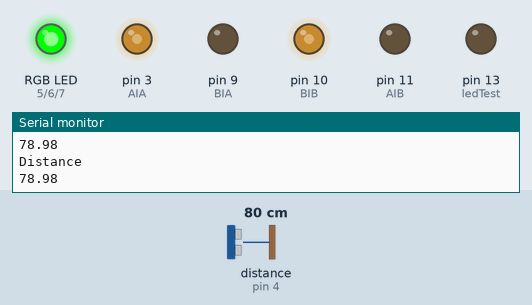
The sketch below on a simulated Arduino Uno, built with avr-gcc and run on an emulated ATmega328P. Shown: an RGB LED mixed from three pins (HIGH = lit), output pins drawn as LEDs (lit = HIGH), the last lines printed to the serial monitor. Wiring (inferred from the names in the program): ultrasonic range finder: trigger pin 2; echo pin 4. The inputs (shaded band) are chosen by the test bench; at power-on: distance to the obstacle (sensor on pin 4) 80 cm. The echo pulse lasts 58.3 µs per cm; pins used as bus, display or sensor lines are not drawn.

Above: at 4.2 s.
4.3 s: distance to the obstacle (sensor on pin 4) set to 33 cm
5.8 s: distance to the obstacle (sensor on pin 4) set to 27 cm
At 7.1 s:
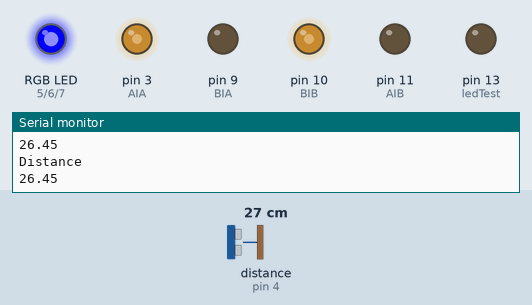
7.5 s: distance to the obstacle (sensor on pin 4) set to 22 cm
9.0 s: distance to the obstacle (sensor on pin 4) set to 18 cm
At 9.9 s:
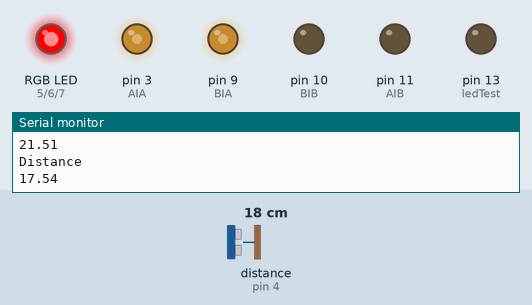
Timing chart, 0 to 11.5 s (numbered marks = the images above; inputs shaded):
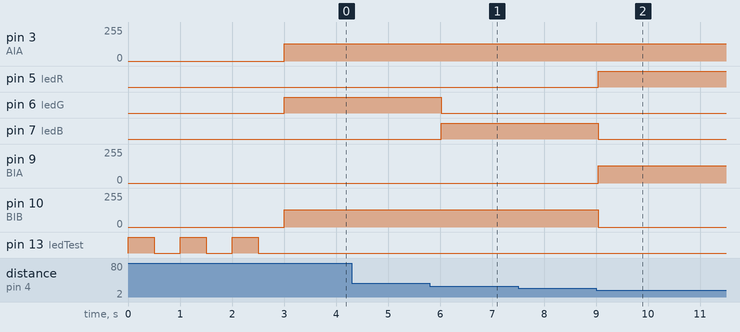

The sketch:

Pr1.ino
```cpp
// Inputs

// RGB inputs
  int ledR= 5;
  int ledG= 6;
  int ledB= 7;
  int red= 0;     //ver si estas variables las nececito mas adelante
  int green= 0;
  int blue= 0;

// Engines inputs
  const int AIA= 3;
  const int AIB= 11;
  const int BIA= 9;
  const int BIB= 10;

// Ultrasonic sensor inputs
  int trigger= 2;
  int echo= 4;
  long timePulse;
  float dstMeasure;

int ledTest= 13;


void setup() {
    // RGB setup
    pinMode(ledR, OUTPUT);
    pinMode(ledG, OUTPUT);
    pinMode(ledB, OUTPUT);
       // Turns off
      analogWrite(ledR, 0);
      analogWrite(ledG, 0);
      analogWrite(ledB, 0);

    // Engines setup
    pinMode(AIA, OUTPUT);
    pinMode(AIB, OUTPUT);
    pinMode(BIA, OUTPUT);
    pinMode(BIB, OUTPUT);
      // Turns off
      analogWrite(AIA, 0);
      analogWrite(AIB, 0);
      analogWrite(BIA, 0);
      analogWrite(BIB, 0);

    // Ultrasonic sensor setup
    Serial.begin(9600);
    pinMode(trigger, OUTPUT);
    pinMode(echo, INPUT);
      // Turns off
      digitalWrite(trigger, LOW);
      digitalWrite(ledTest, LOW);

pinMode(ledTest, OUTPUT);

  //inicial greeting
    for(int i=0; i<3; i++){
      digitalWrite(ledTest, HIGH);
      delay(500);
      digitalWrite(ledTest, LOW);
      delay(500);
    }
}

void loop() {
  // Signal triger
    digitalWrite(trigger, HIGH);
    delayMicroseconds(10);
    digitalWrite(trigger, LOW);
    timePulse= pulseIn(echo, HIGH);
    dstMeasure= 0.0340/2 * timePulse;

      // Conditional
    if(dstMeasure<20){
      analogWrite(ledR, 255);
      analogWrite(ledG, 0);
      analogWrite(ledB, 0);
      right();
      delay(500);
    }
    else if (dstMeasure>= 20 && dstMeasure< 30){
      analogWrite(ledR, 0);
      analogWrite(ledG, 0);
      analogWrite(ledB, 255);
      forward();
      delayMicroseconds(10);
    }
    else if (dstMeasure>=30){
      analogWrite(ledR, 0);
      analogWrite(ledG, 255);
      analogWrite(ledB, 0);
      forward();
      delayMicroseconds(10);
    }
    // Serial monitor
    Serial.println("Distance");
    Serial.println(dstMeasure);
    delay (500);

}

void forward(){
  analogWrite(AIA,130);
  analogWrite(AIB,0);
  analogWrite(BIA,0);
  analogWrite(BIB,130);
}

void back(){
  analogWrite(AIA,0);
  analogWrite(AIB,130);
  analogWrite(BIA,130);
  analogWrite(BIB,0);
}

void right(){
  analogWrite(AIA,130);
  analogWrite(AIB,0);
  analogWrite(BIA,130);
  analogWrite(BIB,0);
}

void left(){
  analogWrite(AIA,0);
  analogWrite(AIB,130);
  analogWrite(BIA,0);
  analogWrite(BIB,130);
}

void stop(){
  analogWrite(AIA,150);
  analogWrite(AIB,150);
  analogWrite(BIA,150);
  analogWrite(BIB,150);
  delay(500);
}
```

Measured:
- the behaviour switches between 31 and 30 cm on distance to the obstacle (sensor on pin 4) (found by bisection; images 0 and 1)
- the behaviour switches between 21 and 20 cm on distance to the obstacle (sensor on pin 4) (found by bisection; images 1 and 2)
- after the input at 5.8 s, pin 6 (ledG): HIGH → LOW after 0.23 s; pin 7 (ledB): LOW → HIGH after 0.23 s
- after the input at 9.0 s, pin 5 (ledR): LOW → HIGH at once; pin 7 (ledB): HIGH → LOW at once; pin 9 (BIA): 0/255 → 130/255 at once; pin 10 (BIB): 130/255 → 0/255 at once
